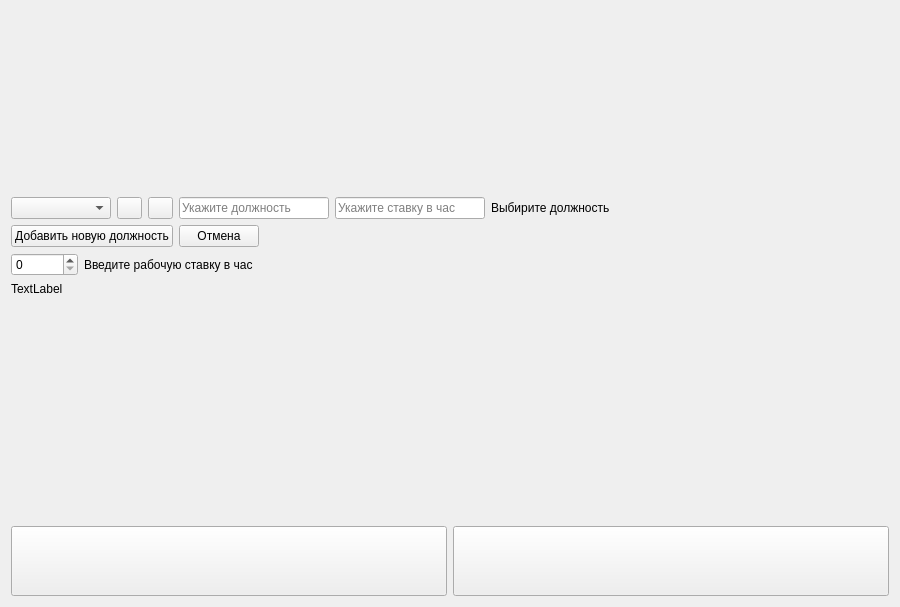
<?xml version="1.0" encoding="UTF-8"?>
<ui version="4.0">
 <class>ProfileWidget</class>
 <widget class="QWidget" name="ProfileWidget">
  <property name="geometry">
   <rect>
    <x>0</x>
    <y>0</y>
    <width>900</width>
    <height>600</height>
   </rect>
  </property>
  <property name="windowTitle">
   <string>Form</string>
  </property>
  <layout class="QVBoxLayout" name="verticalLayout_2">
   <item>
    <layout class="QHBoxLayout" name="horizontalLayout" stretch="2,0,10">
     <property name="sizeConstraint">
      <enum>QLayout::SizeConstraint::SetFixedSize</enum>
     </property>
     <item>
      <widget class="QLabel" name="labelAvatar">
       <property name="sizePolicy">
        <sizepolicy hsizetype="Preferred" vsizetype="Preferred">
         <horstretch>0</horstretch>
         <verstretch>0</verstretch>
        </sizepolicy>
       </property>
       <property name="minimumSize">
        <size>
         <width>150</width>
         <height>150</height>
        </size>
       </property>
       <property name="maximumSize">
        <size>
         <width>150</width>
         <height>150</height>
        </size>
       </property>
       <property name="text">
        <string/>
       </property>
       <property name="alignment">
        <set>Qt::AlignmentFlag::AlignLeading|Qt::AlignmentFlag::AlignLeft|Qt::AlignmentFlag::AlignVCenter</set>
       </property>
      </widget>
     </item>
     <item>
      <spacer name="horizontalSpacer">
       <property name="orientation">
        <enum>Qt::Orientation::Horizontal</enum>
       </property>
       <property name="sizeType">
        <enum>QSizePolicy::Policy::Fixed</enum>
       </property>
       <property name="sizeHint" stdset="0">
        <size>
         <width>20</width>
         <height>20</height>
        </size>
       </property>
      </spacer>
     </item>
     <item>
      <layout class="QVBoxLayout" name="verticalLayout">
       <item>
        <widget class="QLabel" name="labelName">
         <property name="minimumSize">
          <size>
           <width>0</width>
           <height>50</height>
          </size>
         </property>
         <property name="maximumSize">
          <size>
           <width>16777215</width>
           <height>50</height>
          </size>
         </property>
         <property name="text">
          <string/>
         </property>
         <property name="alignment">
          <set>Qt::AlignmentFlag::AlignBottom|Qt::AlignmentFlag::AlignLeading|Qt::AlignmentFlag::AlignLeft</set>
         </property>
        </widget>
       </item>
       <item>
        <widget class="QLabel" name="labelMail">
         <property name="sizePolicy">
          <sizepolicy hsizetype="Preferred" vsizetype="Preferred">
           <horstretch>0</horstretch>
           <verstretch>0</verstretch>
          </sizepolicy>
         </property>
         <property name="minimumSize">
          <size>
           <width>0</width>
           <height>53</height>
          </size>
         </property>
         <property name="maximumSize">
          <size>
           <width>16777215</width>
           <height>50</height>
          </size>
         </property>
         <property name="text">
          <string/>
         </property>
         <property name="alignment">
          <set>Qt::AlignmentFlag::AlignLeading|Qt::AlignmentFlag::AlignLeft|Qt::AlignmentFlag::AlignTop</set>
         </property>
        </widget>
       </item>
       <item>
        <spacer name="verticalSpacer_2">
         <property name="orientation">
          <enum>Qt::Orientation::Vertical</enum>
         </property>
         <property name="sizeHint" stdset="0">
          <size>
           <width>20</width>
           <height>40</height>
          </size>
         </property>
        </spacer>
       </item>
      </layout>
     </item>
    </layout>
   </item>
   <item>
    <spacer name="verticalSpacer_3">
     <property name="orientation">
      <enum>Qt::Orientation::Vertical</enum>
     </property>
     <property name="sizeType">
      <enum>QSizePolicy::Policy::Fixed</enum>
     </property>
     <property name="sizeHint" stdset="0">
      <size>
       <width>20</width>
       <height>30</height>
      </size>
     </property>
    </spacer>
   </item>
   <item>
    <layout class="QHBoxLayout" name="horizontalLayout_4">
     <item>
      <widget class="QComboBox" name="cb_profession">
       <property name="minimumSize">
        <size>
         <width>100</width>
         <height>0</height>
        </size>
       </property>
       <property name="maximumSize">
        <size>
         <width>16777215</width>
         <height>25</height>
        </size>
       </property>
      </widget>
     </item>
     <item>
      <widget class="QPushButton" name="pb_showadd">
       <property name="sizePolicy">
        <sizepolicy hsizetype="Expanding" vsizetype="Expanding">
         <horstretch>0</horstretch>
         <verstretch>0</verstretch>
        </sizepolicy>
       </property>
       <property name="maximumSize">
        <size>
         <width>25</width>
         <height>25</height>
        </size>
       </property>
       <property name="text">
        <string/>
       </property>
       <property name="icon">
        <iconset theme="QIcon::ThemeIcon::ListAdd"/>
       </property>
      </widget>
     </item>
     <item>
      <widget class="QPushButton" name="pb_deleteProf">
       <property name="sizePolicy">
        <sizepolicy hsizetype="Expanding" vsizetype="Expanding">
         <horstretch>0</horstretch>
         <verstretch>0</verstretch>
        </sizepolicy>
       </property>
       <property name="maximumSize">
        <size>
         <width>25</width>
         <height>25</height>
        </size>
       </property>
       <property name="text">
        <string/>
       </property>
       <property name="icon">
        <iconset theme="QIcon::ThemeIcon::ListRemove"/>
       </property>
      </widget>
     </item>
     <item>
      <widget class="QLineEdit" name="le_prof">
       <property name="sizePolicy">
        <sizepolicy hsizetype="Preferred" vsizetype="Fixed">
         <horstretch>0</horstretch>
         <verstretch>0</verstretch>
        </sizepolicy>
       </property>
       <property name="minimumSize">
        <size>
         <width>150</width>
         <height>0</height>
        </size>
       </property>
       <property name="placeholderText">
        <string>Укажите должность</string>
       </property>
      </widget>
     </item>
     <item>
      <widget class="QLineEdit" name="le_money">
       <property name="sizePolicy">
        <sizepolicy hsizetype="Preferred" vsizetype="Fixed">
         <horstretch>0</horstretch>
         <verstretch>0</verstretch>
        </sizepolicy>
       </property>
       <property name="minimumSize">
        <size>
         <width>150</width>
         <height>0</height>
        </size>
       </property>
       <property name="placeholderText">
        <string>Укажите ставку в час</string>
       </property>
      </widget>
     </item>
     <item>
      <widget class="QLabel" name="label_proffesion">
       <property name="text">
        <string>Выбирите должность</string>
       </property>
      </widget>
     </item>
     <item>
      <spacer name="horizontalSpacer_3">
       <property name="orientation">
        <enum>Qt::Orientation::Horizontal</enum>
       </property>
       <property name="sizeHint" stdset="0">
        <size>
         <width>40</width>
         <height>20</height>
        </size>
       </property>
      </spacer>
     </item>
    </layout>
   </item>
   <item>
    <widget class="QWidget" name="widget" native="true">
     <layout class="QHBoxLayout" name="horizontalLayout_3">
      <property name="leftMargin">
       <number>0</number>
      </property>
      <property name="topMargin">
       <number>0</number>
      </property>
      <property name="rightMargin">
       <number>0</number>
      </property>
      <property name="bottomMargin">
       <number>0</number>
      </property>
      <item>
       <widget class="QPushButton" name="pb_add">
        <property name="sizePolicy">
         <sizepolicy hsizetype="Minimum" vsizetype="Expanding">
          <horstretch>0</horstretch>
          <verstretch>0</verstretch>
         </sizepolicy>
        </property>
        <property name="minimumSize">
         <size>
          <width>0</width>
          <height>0</height>
         </size>
        </property>
        <property name="maximumSize">
         <size>
          <width>16777215</width>
          <height>25</height>
         </size>
        </property>
        <property name="text">
         <string>Добавить новую должность</string>
        </property>
       </widget>
      </item>
      <item>
       <widget class="QPushButton" name="pb_exit">
        <property name="sizePolicy">
         <sizepolicy hsizetype="Minimum" vsizetype="Expanding">
          <horstretch>0</horstretch>
          <verstretch>0</verstretch>
         </sizepolicy>
        </property>
        <property name="minimumSize">
         <size>
          <width>0</width>
          <height>0</height>
         </size>
        </property>
        <property name="maximumSize">
         <size>
          <width>16777215</width>
          <height>25</height>
         </size>
        </property>
        <property name="text">
         <string>Отмена</string>
        </property>
       </widget>
      </item>
      <item>
       <widget class="QLabel" name="label_error_3">
        <property name="text">
         <string/>
        </property>
       </widget>
      </item>
      <item>
       <spacer name="horizontalSpacer_4">
        <property name="orientation">
         <enum>Qt::Orientation::Horizontal</enum>
        </property>
        <property name="sizeHint" stdset="0">
         <size>
          <width>40</width>
          <height>20</height>
         </size>
        </property>
       </spacer>
      </item>
     </layout>
    </widget>
   </item>
   <item>
    <layout class="QHBoxLayout" name="horizontalLayout3" stretch="0,0,1">
     <item>
      <widget class="QSpinBox" name="spinBoxMoneyForH">
       <property name="maximum">
        <number>100000000</number>
       </property>
      </widget>
     </item>
     <item>
      <widget class="QLabel" name="labelTextForMoneyEdit">
       <property name="text">
        <string>Введите рабочую ставку в час</string>
       </property>
      </widget>
     </item>
     <item>
      <spacer name="horizontalSpacer_2">
       <property name="orientation">
        <enum>Qt::Orientation::Horizontal</enum>
       </property>
       <property name="sizeHint" stdset="0">
        <size>
         <width>40</width>
         <height>20</height>
        </size>
       </property>
      </spacer>
     </item>
    </layout>
   </item>
   <item>
    <widget class="QLabel" name="label_error">
     <property name="text">
      <string>TextLabel</string>
     </property>
    </widget>
   </item>
   <item>
    <widget class="QLabel" name="labelTotalForWeek">
     <property name="minimumSize">
      <size>
       <width>0</width>
       <height>50</height>
      </size>
     </property>
     <property name="text">
      <string/>
     </property>
    </widget>
   </item>
   <item>
    <widget class="QLabel" name="labelTotalForMonth">
     <property name="minimumSize">
      <size>
       <width>0</width>
       <height>50</height>
      </size>
     </property>
     <property name="text">
      <string/>
     </property>
    </widget>
   </item>
   <item>
    <widget class="QLabel" name="labelMoneyForWeek">
     <property name="minimumSize">
      <size>
       <width>0</width>
       <height>50</height>
      </size>
     </property>
     <property name="maximumSize">
      <size>
       <width>16777215</width>
       <height>30</height>
      </size>
     </property>
     <property name="text">
      <string/>
     </property>
    </widget>
   </item>
   <item>
    <widget class="QLabel" name="labelMoneyForMonth">
     <property name="minimumSize">
      <size>
       <width>0</width>
       <height>50</height>
      </size>
     </property>
     <property name="text">
      <string/>
     </property>
    </widget>
   </item>
   <item>
    <spacer name="verticalSpacer">
     <property name="orientation">
      <enum>Qt::Orientation::Vertical</enum>
     </property>
     <property name="sizeHint" stdset="0">
      <size>
       <width>20</width>
       <height>69</height>
      </size>
     </property>
    </spacer>
   </item>
   <item>
    <layout class="QHBoxLayout" name="horizontalLayout_2">
     <item>
      <widget class="QPushButton" name="pushButtonToCalendar">
       <property name="sizePolicy">
        <sizepolicy hsizetype="Expanding" vsizetype="Expanding">
         <horstretch>0</horstretch>
         <verstretch>0</verstretch>
        </sizepolicy>
       </property>
       <property name="minimumSize">
        <size>
         <width>100</width>
         <height>70</height>
        </size>
       </property>
       <property name="maximumSize">
        <size>
         <width>16777215</width>
         <height>100</height>
        </size>
       </property>
       <property name="toolTip">
        <string>Перейти в календарь</string>
       </property>
       <property name="text">
        <string/>
       </property>
       <property name="icon">
        <iconset theme="QIcon::ThemeIcon::GoPrevious"/>
       </property>
       <property name="iconSize">
        <size>
         <width>36</width>
         <height>36</height>
        </size>
       </property>
      </widget>
     </item>
     <item>
      <widget class="QPushButton" name="pushButtonQuit">
       <property name="sizePolicy">
        <sizepolicy hsizetype="Expanding" vsizetype="Expanding">
         <horstretch>0</horstretch>
         <verstretch>0</verstretch>
        </sizepolicy>
       </property>
       <property name="minimumSize">
        <size>
         <width>100</width>
         <height>70</height>
        </size>
       </property>
       <property name="maximumSize">
        <size>
         <width>16777215</width>
         <height>100</height>
        </size>
       </property>
       <property name="toolTip">
        <string>Выход</string>
       </property>
       <property name="text">
        <string/>
       </property>
       <property name="icon">
        <iconset theme="QIcon::ThemeIcon::SystemLogOut"/>
       </property>
       <property name="iconSize">
        <size>
         <width>36</width>
         <height>36</height>
        </size>
       </property>
      </widget>
     </item>
    </layout>
   </item>
  </layout>
 </widget>
 <resources/>
 <connections/>
</ui>
